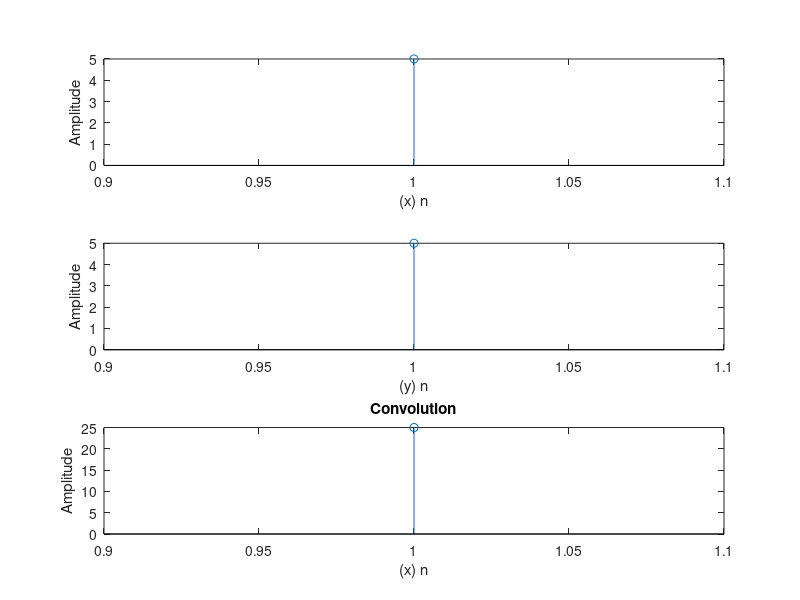

MATLAB code to generate this figure:
x=input("enter the seq 1: ");
y=input("enter the seq 2: ");
z=conv(x,y);
figure;
subplot(3,1,1);
stem(x);
xlabel('(x) n');
ylabel('Amplitude');
subplot(3,1,2);
stem(y);
xlabel('(y) n');
ylabel('Amplitude');
subplot(3,1,3);
stem(z);
xlabel('(x) n');
ylabel('Amplitude');
title('Convolution');
